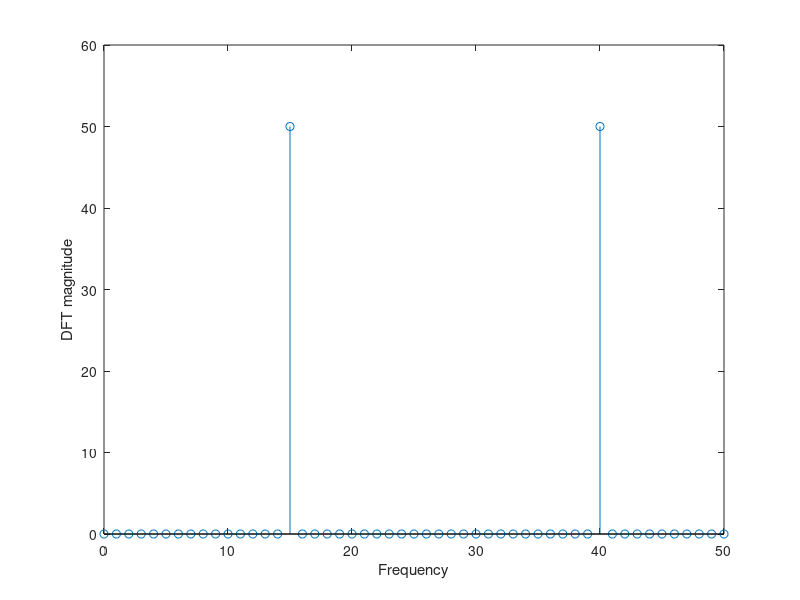

Write the MATLAB code that produced this figure.
t = (0:99)/100; 
x = sin(2*pi*15*t) + sin(2*pi*40*t); 
y = fft(x); 
m = abs(y); 
f = 0:50; 
m = m(1:51);
stem(f,m);
ylabel('DFT magnitude');
xlabel('Frequency');